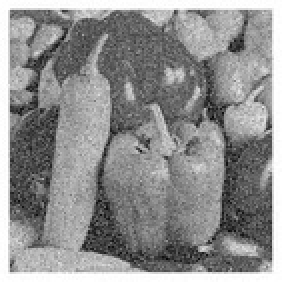
#> input picture assignment4/vegi.jpeg, 141 x 141 px, shrunk from 225 x 225 before the run (shown 2 times larger)
$ python main.py
#> lines starting #> are read from the running program, lines starting #| are printed output that depends on the picture
import cv2
import numpy as np
import matplotlib.pyplot as plt

def get_structuring_element(se_shape_type: str, se_size: int):
    if se_shape_type == 'rect':
        return cv2.getStructuringElement(cv2.MORPH_RECT, (se_size, se_size))
    elif se_shape_type == 'ellipse':
        return cv2.getStructuringElement(cv2.MORPH_ELLIPSE, (se_size, se_size))
    elif se_shape_type == 'cross':
        return cv2.getStructuringElement(cv2.MORPH_CROSS, (se_size, se_size))
    else:
        print("오류: 지원하지 않는 SE 형태입니다. ('rect', 'ellipse', 'cross' 중 선택)")
        return None

def apply_dilation_erosion(image_path: str, se_shape_type: str, se_size: int):
#> called with image_path = 'vegi.jpeg', se_shape_type = 'cross', se_size = 3
    img = cv2.imread(image_path, cv2.IMREAD_GRAYSCALE)
#> img is the input picture: shape (141, 141); min 5, max 255, mean 143

    if img is None:
        print(f"오류: '{image_path}' 이미지를 찾을 수 없거나 로드할 수 없습니다.")
        return

    se = get_structuring_element(se_shape_type, se_size)
    if se is None:
        return

    # Dilation 및 Erosion 수행
    dilated_img = cv2.dilate(img, se, iterations=1)
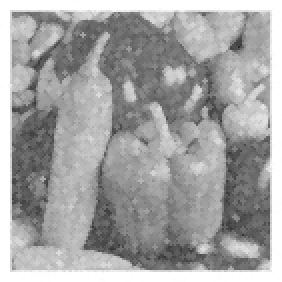
#> dilated_img: shape (141, 141) (shown 2 times larger); min 43, max 255, mean 163.1
    eroded_img = cv2.erode(img, se, iterations=1)
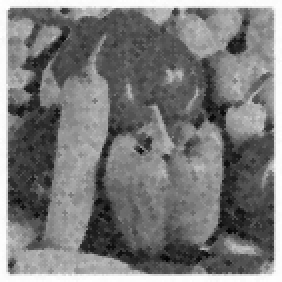
#> eroded_img: shape (141, 141) (shown 2 times larger); min 5, max 255, mean 122

    plt.figure(figsize=(18, 6))

    plt.subplot(1, 3, 1)
    plt.imshow(img, cmap='gray')
    plt.title(f"Original Image\nSize: {img.shape[1]}x{img.shape[0]}")
    plt.axis('off')

    plt.subplot(1, 3, 2)
    plt.imshow(dilated_img, cmap='gray')
    plt.title(f"Dilation (Enlarged)\nSE: {se_shape_type.upper()}, Size: {se_size}x{se_size}")
    plt.axis('off')

    plt.subplot(1, 3, 3)
    plt.imshow(eroded_img, cmap='gray')
    plt.title(f"Erosion (Shrunk)\nSE: {se_shape_type.upper()}, Size: {se_size}x{se_size}")
    plt.axis('off')

    plt.tight_layout()
    plt.show()
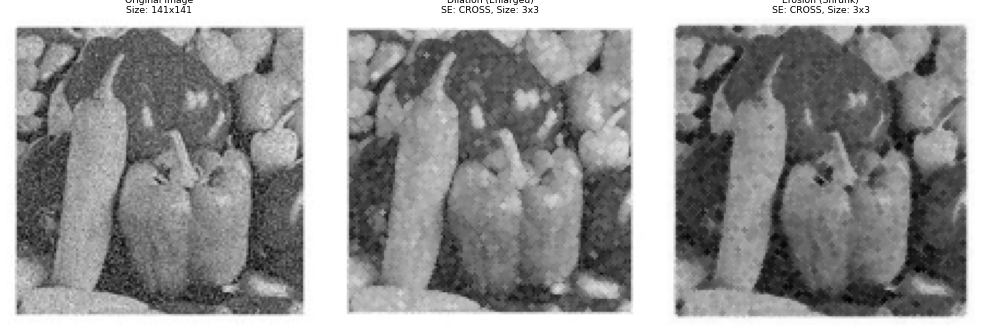
#> figure drawn by matplotlib, 3 panels

def apply_opening_closing(image_path: str, se_shape_type: str, se_size: int):
#> called with image_path = 'test.png', se_shape_type = 'rect', se_size = 19
    img = cv2.imread(image_path, cv2.IMREAD_GRAYSCALE)
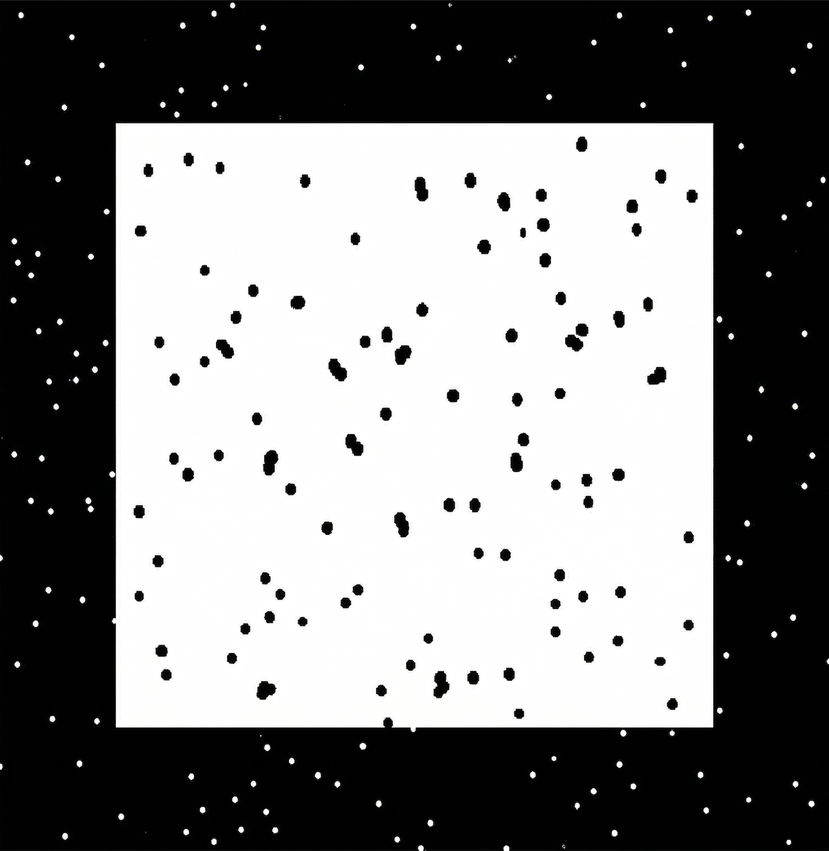
#> input picture assignment4/test.png, 829 x 851 px, shrunk from 1320 x 1354 before the run
#> img: shape (851, 829); min 0, max 255, mean 127.2

    if img is None:
        print(f"오류: '{image_path}' 이미지를 찾을 수 없거나 로드할 수 없습니다.")
        return

    se = get_structuring_element(se_shape_type, se_size)
    if se is None:
        return

    # Opening 및 Closing 수행
    opening = cv2.morphologyEx(img, cv2.MORPH_OPEN, se)
    closing = cv2.morphologyEx(img, cv2.MORPH_CLOSE, se)
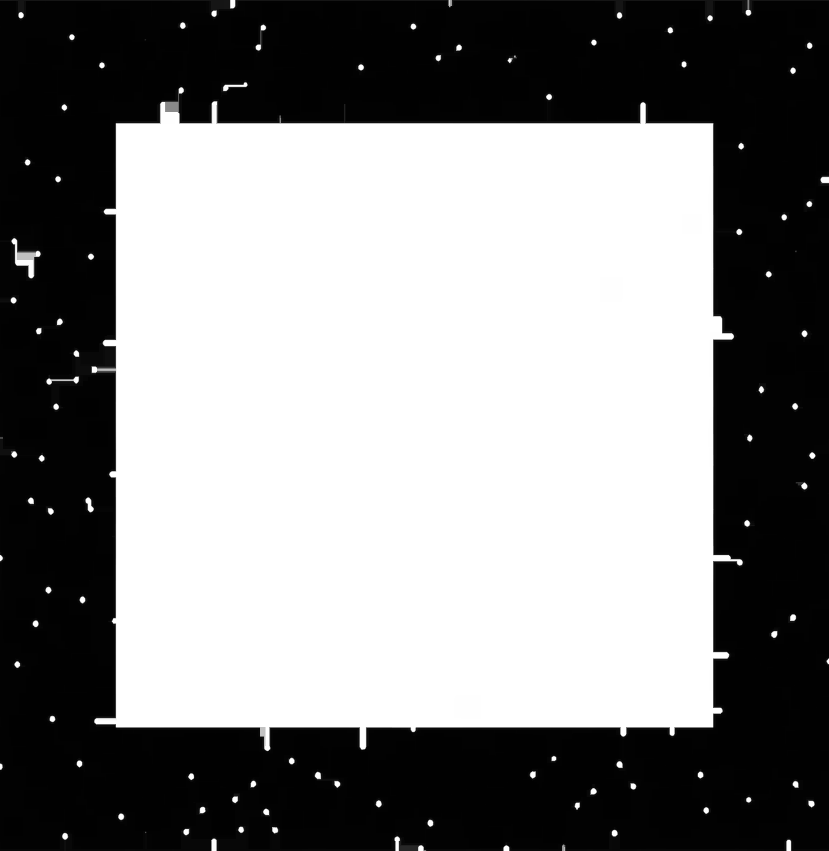
#> closing: shape (851, 829); min 1, max 255, mean 133.3

    plt.figure(figsize=(12, 10))

    # Opening 결과 시각화
    plt.subplot(2, 2, 1)
    plt.title("Original (for Opening)")
    plt.imshow(img, cmap='gray')
    plt.axis('off')

    plt.subplot(2, 2, 2)
    plt.title(f"After Opening (Noise Removed)\nSE: {se_shape_type.upper()}, Size: {se_size}x{se_size}")
    plt.imshow(opening, cmap='gray')
    plt.axis('off')

    # Closing 결과 시각화
    plt.subplot(2, 2, 3)
    plt.title("Original (for Closing)")
    plt.imshow(img, cmap='gray')
    plt.axis('off')

    plt.subplot(2, 2, 4)
    plt.title(f"After Closing (Holes Filled)\nSE: {se_shape_type.upper()}, Size: {se_size}x{se_size}")
    plt.imshow(closing, cmap='gray')
    plt.axis('off')

    plt.tight_layout()
    plt.show()


if __name__ == "__main__":
    # 1. Dilation & Erosion 실행
    image_file_1 = 'vegi.jpeg'
    print(f"--- {image_file_1} 이미지에 Dilation & Erosion 적용 ---")
    apply_dilation_erosion(image_file_1, se_shape_type='cross', se_size=3)

    # 2. Opening & Closing 실행
    image_file_2 = 'test.png'
    print(f"--- {image_file_2} 이미지에 Opening & Closing 적용 ---")
    apply_opening_closing(image_file_2, se_shape_type='rect', se_size=19)
